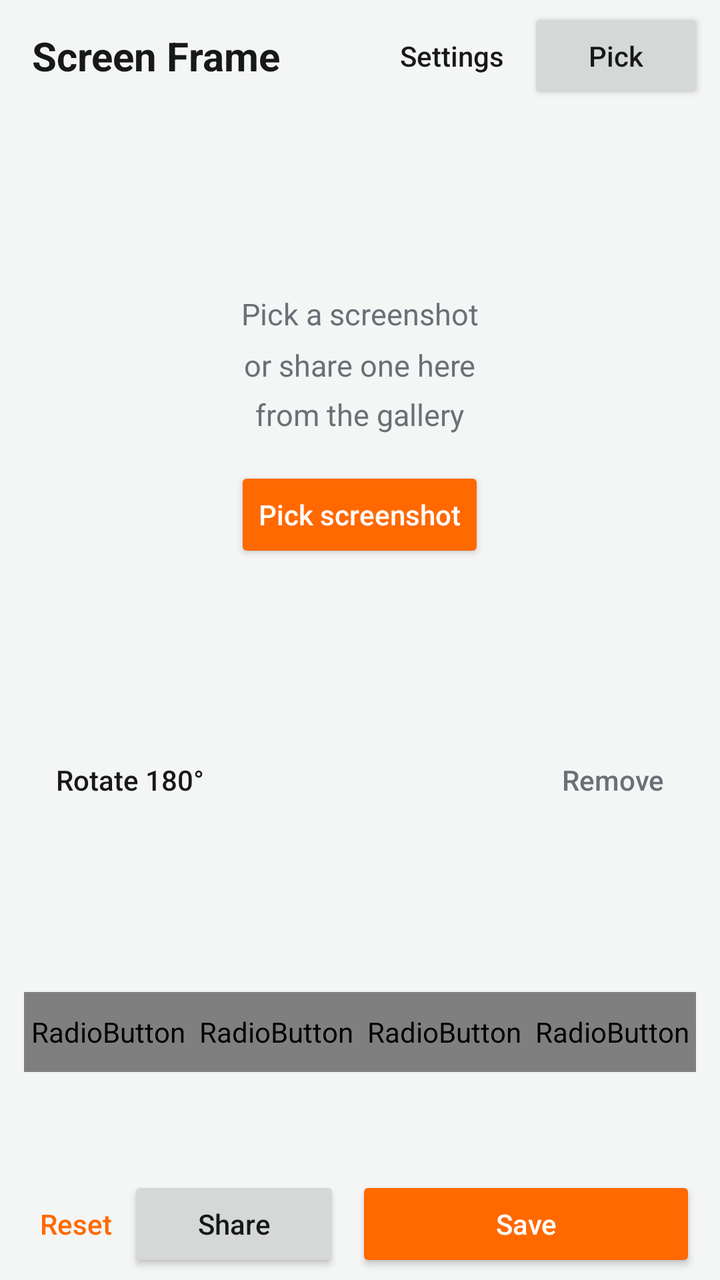
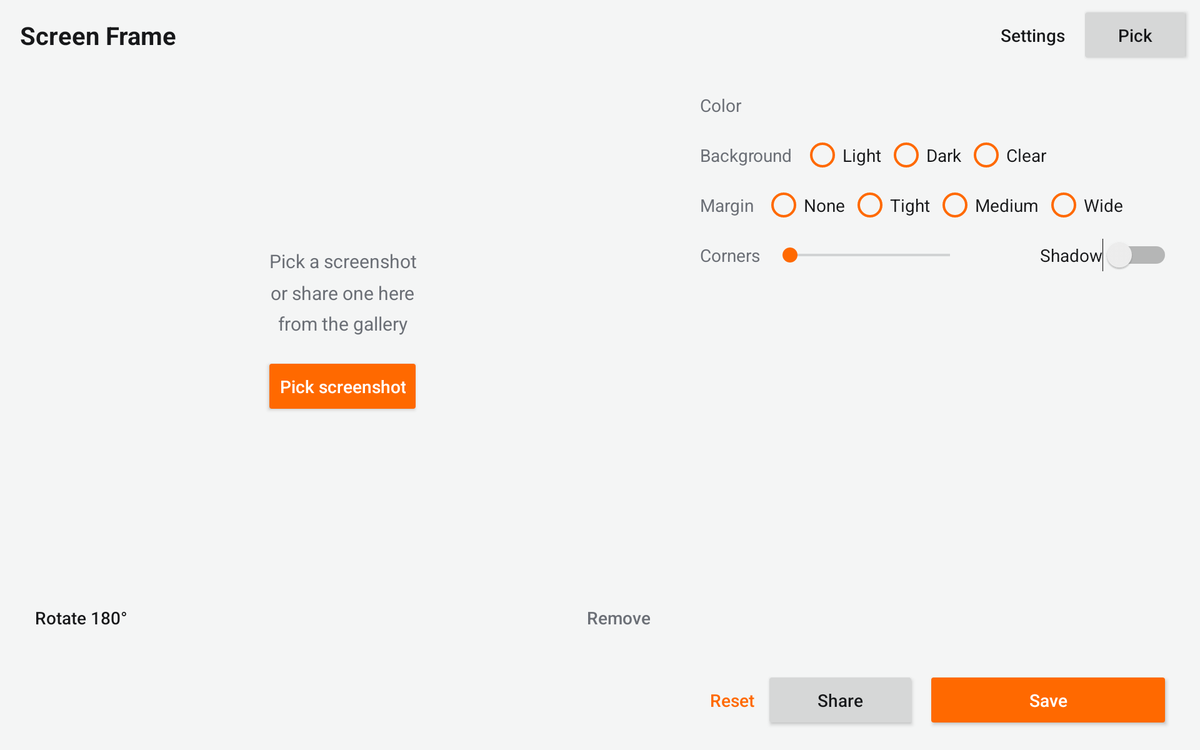

An Android layout and its configuration variant, each rendered on a device that would load it. The default file and the variant file are quoted in full after the pictures.
<!-- AndroidManifest.xml: application theme AppTheme -->
<!-- res/layout/activity_main.xml -->
<?xml version="1.0" encoding="utf-8"?>
<LinearLayout xmlns:android="http://schemas.android.com/apk/res/android"
    android:id="@+id/root"
    android:layout_width="match_parent"
    android:layout_height="match_parent"
    android:orientation="vertical">

    <include layout="@layout/top_bar" />

    <include
        layout="@layout/stage"
        android:layout_width="match_parent"
        android:layout_height="0dp"
        android:layout_weight="1" />

    <LinearLayout
        android:layout_width="match_parent"
        android:layout_height="wrap_content"
        android:background="@drawable/panel"
        android:elevation="8dp"
        android:orientation="vertical"
        android:paddingHorizontal="12dp"
        android:paddingBottom="4dp">

        <include layout="@layout/options_tabs" />

        <include layout="@layout/actions_bar" />
    </LinearLayout>
</LinearLayout>
<!-- res/layout/top_bar.xml (included above) -->
<?xml version="1.0" encoding="utf-8"?>
<LinearLayout xmlns:android="http://schemas.android.com/apk/res/android"
    android:layout_width="match_parent"
    android:layout_height="wrap_content"
    android:gravity="center_vertical"
    android:orientation="horizontal"
    android:paddingStart="16dp"
    android:paddingEnd="8dp"
    android:paddingVertical="4dp">

    <TextView
        android:layout_width="0dp"
        android:layout_height="wrap_content"
        android:layout_weight="1"
        android:ellipsize="end"
        android:maxLines="1"
        android:text="@string/title"
        android:textColor="@color/text"
        android:textSize="20sp"
        android:textStyle="bold" />

    <Button
        android:id="@+id/settings"
        style="?android:attr/borderlessButtonStyle"
        android:layout_width="wrap_content"
        android:layout_height="wrap_content"
        android:minWidth="0dp"
        android:text="@string/settings"
        android:textColor="@color/text" />

    <Button
        android:id="@+id/pick"
        android:layout_width="wrap_content"
        android:layout_height="wrap_content"
        android:text="@string/pick_short" />
</LinearLayout>
<!-- res/layout/stage.xml (included above) -->
<?xml version="1.0" encoding="utf-8"?>
<FrameLayout xmlns:android="http://schemas.android.com/apk/res/android"
    android:layout_width="match_parent"
    android:layout_height="match_parent"
    android:paddingHorizontal="12dp"
    android:paddingBottom="8dp">

    <LinearLayout
        android:layout_width="match_parent"
        android:layout_height="match_parent"
        android:background="@drawable/card"
        android:orientation="vertical"
        android:padding="8dp">

        <FrameLayout
            android:id="@+id/stage"
            android:layout_width="match_parent"
            android:layout_height="0dp"
            android:layout_weight="1">

            <ImageView
                android:id="@+id/preview"
                android:layout_width="match_parent"
                android:layout_height="match_parent"
                android:contentDescription="@string/preview_description"
                android:padding="8dp"
                android:scaleType="fitCenter" />

            <LinearLayout
                android:id="@+id/empty"
                android:layout_width="wrap_content"
                android:layout_height="wrap_content"
                android:layout_gravity="center"
                android:gravity="center_horizontal"
                android:orientation="vertical"
                android:padding="24dp">

                <TextView
                    android:layout_width="wrap_content"
                    android:layout_height="wrap_content"
                    android:gravity="center"
                    android:lineSpacingMultiplier="1.4"
                    android:text="@string/empty_hint"
                    android:textColor="@color/muted"
                    android:textSize="15sp" />

                <Button
                    android:id="@+id/empty_pick"
                    android:layout_width="wrap_content"
                    android:layout_height="wrap_content"
                    android:layout_marginTop="16dp"
                    android:backgroundTint="@color/accent"
                    android:text="@string/pick"
                    android:textColor="#FFFFFF" />
            </LinearLayout>

            <TextView
                android:id="@+id/message"
                android:layout_width="match_parent"
                android:layout_height="wrap_content"
                android:layout_gravity="center"
                android:gravity="center"
                android:lineSpacingMultiplier="1.3"
                android:padding="24dp"
                android:textColor="@color/muted"
                android:visibility="gone" />
        </FrameLayout>

        <LinearLayout
            android:id="@+id/toolbar"
            android:layout_width="match_parent"
            android:layout_height="wrap_content"
            android:gravity="center_vertical"
            android:orientation="horizontal"
            android:paddingVertical="2dp">

            <Button
                android:id="@+id/rotate"
                style="?android:attr/borderlessButtonStyle"
                android:layout_width="wrap_content"
                android:layout_height="wrap_content"
                android:minWidth="0dp"
                android:paddingHorizontal="8dp"
                android:text="@string/rotate"
                android:textColor="@color/text" />

            <Button
                android:id="@+id/screen"
                style="?android:attr/borderlessButtonStyle"
                android:layout_width="wrap_content"
                android:layout_height="wrap_content"
                android:minWidth="0dp"
                android:paddingHorizontal="8dp"
                android:textColor="@color/text" />

            <TextView
                android:id="@+id/counter"
                android:layout_width="0dp"
                android:layout_height="wrap_content"
                android:layout_weight="1"
                android:gravity="center"
                android:textColor="@color/muted"
                android:textSize="13sp" />

            <Button
                android:id="@+id/remove"
                style="?android:attr/borderlessButtonStyle"
                android:layout_width="wrap_content"
                android:layout_height="wrap_content"
                android:minWidth="0dp"
                android:paddingHorizontal="8dp"
                android:text="@string/remove"
                android:textColor="@color/muted" />
        </LinearLayout>

        <HorizontalScrollView
            android:id="@+id/thumbs_scroll"
            android:layout_width="match_parent"
            android:layout_height="wrap_content"
            android:scrollbars="none">

            <LinearLayout
                android:id="@+id/thumbs"
                android:layout_width="wrap_content"
                android:layout_height="64dp"
                android:orientation="horizontal" />
        </HorizontalScrollView>
    </LinearLayout>
</FrameLayout>
<!-- res/layout/options_tabs.xml (included above) -->
<?xml version="1.0" encoding="utf-8"?>
<LinearLayout xmlns:android="http://schemas.android.com/apk/res/android"
    android:layout_width="match_parent"
    android:layout_height="wrap_content"
    android:orientation="vertical">

    <RadioGroup
        android:id="@+id/option_tabs"
        android:layout_width="match_parent"
        android:layout_height="wrap_content"
        android:baselineAligned="false"
        android:orientation="horizontal">

        <RadioButton
            android:id="@+id/tab_finish"
            style="@style/Tab"
            android:text="@string/opt_color" />

        <RadioButton
            android:id="@+id/tab_background"
            style="@style/Tab"
            android:text="@string/opt_background" />

        <RadioButton
            android:id="@+id/tab_padding"
            style="@style/Tab"
            android:text="@string/opt_margin" />

        <RadioButton
            android:id="@+id/tab_radius"
            style="@style/Tab"
            android:text="@string/opt_corners" />
    </RadioGroup>

    <FrameLayout
        android:layout_width="match_parent"
        android:layout_height="48dp">

        <LinearLayout
            android:id="@+id/page_finish"
            style="@style/OptionPage">

            
            <HorizontalScrollView
                android:layout_width="0dp"
                android:layout_height="wrap_content"
                android:layout_weight="1"
                android:scrollbars="none">

                <RadioGroup
                    android:id="@+id/finish"
                    android:layout_width="wrap_content"
                    android:layout_height="wrap_content"
                    android:orientation="horizontal" />
            </HorizontalScrollView>
        </LinearLayout>

        <LinearLayout
            android:id="@+id/page_background"
            style="@style/OptionPage">

            
            <HorizontalScrollView
                android:layout_width="0dp"
                android:layout_height="wrap_content"
                android:layout_weight="1"
                android:scrollbars="none">

                <RadioGroup
                    android:id="@+id/background"
                    android:layout_width="wrap_content"
                    android:layout_height="wrap_content"
                    android:orientation="horizontal">

                    <RadioButton
                        android:id="@+id/bg_light"
                        style="@style/Choice"
                        android:text="@string/bg_light" />

                    <RadioButton
                        android:id="@+id/bg_dark"
                        style="@style/Choice"
                        android:text="@string/bg_dark" />

                    <RadioButton
                        android:id="@+id/bg_transparent"
                        style="@style/Choice"
                        android:text="@string/bg_transparent" />
                </RadioGroup>
            </HorizontalScrollView>
        </LinearLayout>

        <LinearLayout
            android:id="@+id/page_padding"
            style="@style/OptionPage">

            
            <HorizontalScrollView
                android:layout_width="0dp"
                android:layout_height="wrap_content"
                android:layout_weight="1"
                android:scrollbars="none">

                <RadioGroup
                    android:id="@+id/padding"
                    android:layout_width="wrap_content"
                    android:layout_height="wrap_content"
                    android:orientation="horizontal">

                    <RadioButton
                        android:id="@+id/pad_none"
                        style="@style/Choice"
                        android:text="@string/pad_none" />

                    <RadioButton
                        android:id="@+id/pad_tight"
                        style="@style/Choice"
                        android:text="@string/pad_tight" />

                    <RadioButton
                        android:id="@+id/pad_normal"
                        style="@style/Choice"
                        android:text="@string/pad_normal" />

                    <RadioButton
                        android:id="@+id/pad_loose"
                        style="@style/Choice"
                        android:text="@string/pad_loose" />
                </RadioGroup>
            </HorizontalScrollView>
        </LinearLayout>

        <LinearLayout
            android:id="@+id/page_radius"
            style="@style/OptionPage">

            <SeekBar
                android:id="@+id/radius"
                android:layout_width="0dp"
                android:layout_height="wrap_content"
                android:layout_weight="1"
                android:max="16"
                android:progressTint="@color/accent"
                android:thumbTint="@color/accent" />

            <TextView
                android:id="@+id/radius_value"
                android:layout_width="wrap_content"
                android:layout_height="wrap_content"
                android:gravity="end"
                android:maxLines="1"
                android:minWidth="44dp"
                android:textColor="@color/muted"
                android:textSize="13sp" />

            <Switch
                android:id="@+id/shadow"
                android:layout_width="wrap_content"
                android:layout_height="wrap_content"
                android:layout_marginStart="12dp"
                android:maxLines="1"
                android:text="@string/shadow"
                android:textColor="@color/text" />
        </LinearLayout>
    </FrameLayout>

</LinearLayout>
<!-- res/layout/actions_bar.xml (included above) -->
<?xml version="1.0" encoding="utf-8"?>
<LinearLayout xmlns:android="http://schemas.android.com/apk/res/android"
    android:layout_width="match_parent"
    android:layout_height="wrap_content"
    android:layout_marginTop="4dp"
    android:gravity="center_vertical"
    android:orientation="horizontal">

    <Button
        android:id="@+id/reset"
        style="?android:attr/borderlessButtonStyle"
        android:layout_width="wrap_content"
        android:layout_height="wrap_content"
        android:minWidth="0dp"
        android:paddingHorizontal="8dp"
        android:text="@string/reset"
        android:textColor="@color/accent" />

    <Button
        android:id="@+id/share"
        android:layout_width="0dp"
        android:layout_height="wrap_content"
        android:layout_weight="1"
        android:maxLines="1"
        android:text="@string/share" />

    <Button
        android:id="@+id/save"
        android:layout_width="0dp"
        android:layout_height="wrap_content"
        android:layout_marginStart="8dp"
        android:layout_weight="1.6"
        android:backgroundTint="@color/accent"
        android:maxLines="1"
        android:text="@string/save"
        android:textColor="#FFFFFF" />
</LinearLayout>
<!-- resources referenced by this layout -->
<resources>
  <color name="accent">#FF6900</color>
  <color name="muted">#6B6F76</color>
  <color name="text">#17181A</color>
  <string name="bg_dark">Dark</string>
  <string name="bg_light">Light</string>
  <string name="bg_transparent">Clear</string>
  <string name="empty_hint">Pick a screenshot\nor share one here\nfrom the gallery</string>
  <string name="opt_background">Background</string>
  <string name="opt_color">Color</string>
  <string name="opt_corners">Corners</string>
  <string name="opt_margin">Margin</string>
  <string name="pad_loose">Wide</string>
  <string name="pad_none">None</string>
  <string name="pad_normal">Medium</string>
  <string name="pad_tight">Tight</string>
  <string name="pick">Pick screenshot</string>
  <string name="pick_short">Pick</string>
  <string name="preview_description">Framed preview</string>
  <string name="remove">Remove</string>
  <string name="reset">Reset</string>
  <string name="rotate">Rotate 180°</string>
  <string name="save">Save</string>
  <string name="settings">Settings</string>
  <string name="shadow">Shadow</string>
  <string name="share">Share</string>
  <string name="title">Screen Frame</string>
  <style name="Choice">
          <item name="android:layout_width">wrap_content</item>
          <item name="android:layout_height">wrap_content</item>
          <item name="android:layout_marginEnd">4dp</item>
          <item name="android:textSize">14sp</item>
          <item name="android:maxLines">1</item>
          <item name="android:textColor">@color/text</item>
          <item name="android:buttonTint">@color/accent</item>
      </style>
  <style name="OptionPage">
          <item name="android:layout_width">match_parent</item>
          <item name="android:layout_height">match_parent</item>
          <item name="android:gravity">center_vertical</item>
          <item name="android:orientation">horizontal</item>
          <item name="android:paddingHorizontal">4dp</item>
          <item name="android:visibility">gone</item>
      </style>
  <style name="AppTheme" parent="android:Theme.Material.Light.NoActionBar">
          <item name="android:colorAccent">@color/accent</item>
          <item name="android:colorPrimary">@color/accent</item>
          <item name="android:windowBackground">@color/bg</item>
          <item name="android:textColorPrimary">@color/text</item>
          <item name="android:textColorSecondary">@color/muted</item>
          <item name="android:windowLightStatusBar">true</item>
          <item name="android:windowLightNavigationBar">true</item>
          <item name="android:textAppearanceButton">@style/ButtonText</item>
      </style>
  <!-- drawable tab_bg (drawable) -->
  <?xml version="1.0" encoding="utf-8"?>
  <selector xmlns:android="http://schemas.android.com/apk/res/android">
      <item android:state_checked="true">
          <layer-list>
              <item
                  android:width="20dp"
                  android:height="3dp"
                  android:gravity="bottom|center_horizontal">
                  <shape>
                      <solid android:color="@color/accent" />
                      <corners android:radius="2dp" />
                  </shape>
              </item>
          </layer-list>
      </item>
      <item android:drawable="@android:color/transparent" />
  </selector>
  <color name="bg">#F4F5F5</color>
  <style name="ButtonText" parent="android:TextAppearance.Material.Button">
          <item name="android:textAllCaps">false</item>
      </style>
  <!-- some entries are left out for length -->
</resources>
<!-- res/layout-w800dp-land/activity_main.xml (the repository's variant of the layout above) -->
<!-- drawn on a 7-inch tablet turned sideways -->
<?xml version="1.0" encoding="utf-8"?>
<LinearLayout xmlns:android="http://schemas.android.com/apk/res/android"
    android:id="@+id/root"
    android:layout_width="match_parent"
    android:layout_height="match_parent"
    android:orientation="vertical">

    <include layout="@layout/top_bar" />

    <LinearLayout
        android:layout_width="match_parent"
        android:layout_height="0dp"
        android:layout_weight="1"
        android:orientation="horizontal">

        <include
            layout="@layout/stage"
            android:layout_width="0dp"
            android:layout_height="match_parent"
            android:layout_weight="1" />

        
        <LinearLayout
            android:layout_width="@dimen/side_panel_width"
            android:layout_height="match_parent"
            android:layout_marginEnd="12dp"
            android:layout_marginBottom="8dp"
            android:background="@drawable/card"
            android:orientation="vertical"
            android:paddingHorizontal="12dp"
            android:paddingVertical="8dp">

            <ScrollView
                android:layout_width="match_parent"
                android:layout_height="0dp"
                android:layout_weight="1">

                <include layout="@layout/options_panel" />
            </ScrollView>

            <include layout="@layout/actions_bar" />
        </LinearLayout>
    </LinearLayout>
</LinearLayout>
<!-- res/layout/options_panel.xml (included above) -->
<?xml version="1.0" encoding="utf-8"?>
<LinearLayout xmlns:android="http://schemas.android.com/apk/res/android"
    android:layout_width="match_parent"
    android:layout_height="wrap_content"
    android:orientation="vertical">

    <LinearLayout style="@style/OptionRow">

        <TextView
            style="@style/OptionLabel"
            android:text="@string/opt_color" />

        
        <HorizontalScrollView
            android:layout_width="0dp"
            android:layout_height="wrap_content"
            android:layout_weight="1"
            android:scrollbars="none">

            <RadioGroup
                android:id="@+id/finish"
                android:layout_width="wrap_content"
                android:layout_height="wrap_content"
                android:orientation="horizontal" />
        </HorizontalScrollView>
    </LinearLayout>

    <LinearLayout style="@style/OptionRow">

        <TextView
            style="@style/OptionLabel"
            android:text="@string/opt_background" />

        
        <HorizontalScrollView
            android:layout_width="0dp"
            android:layout_height="wrap_content"
            android:layout_weight="1"
            android:scrollbars="none">

            <RadioGroup
                android:id="@+id/background"
                android:layout_width="wrap_content"
                android:layout_height="wrap_content"
                android:orientation="horizontal">

                <RadioButton
                    android:id="@+id/bg_light"
                    style="@style/Choice"
                    android:text="@string/bg_light" />

                <RadioButton
                    android:id="@+id/bg_dark"
                    style="@style/Choice"
                    android:text="@string/bg_dark" />

                <RadioButton
                    android:id="@+id/bg_transparent"
                    style="@style/Choice"
                    android:text="@string/bg_transparent" />
            </RadioGroup>
        </HorizontalScrollView>
    </LinearLayout>

    <LinearLayout style="@style/OptionRow">

        <TextView
            style="@style/OptionLabel"
            android:text="@string/opt_margin" />

        
        <HorizontalScrollView
            android:layout_width="0dp"
            android:layout_height="wrap_content"
            android:layout_weight="1"
            android:scrollbars="none">

            <RadioGroup
                android:id="@+id/padding"
                android:layout_width="wrap_content"
                android:layout_height="wrap_content"
                android:orientation="horizontal">

                <RadioButton
                    android:id="@+id/pad_none"
                    style="@style/Choice"
                    android:text="@string/pad_none" />

                <RadioButton
                    android:id="@+id/pad_tight"
                    style="@style/Choice"
                    android:text="@string/pad_tight" />

                <RadioButton
                    android:id="@+id/pad_normal"
                    style="@style/Choice"
                    android:text="@string/pad_normal" />

                <RadioButton
                    android:id="@+id/pad_loose"
                    style="@style/Choice"
                    android:text="@string/pad_loose" />
            </RadioGroup>
        </HorizontalScrollView>
    </LinearLayout>

    <LinearLayout style="@style/OptionRow">

        <TextView
            style="@style/OptionLabel"
            android:text="@string/opt_corners" />

        <SeekBar
            android:id="@+id/radius"
            android:layout_width="0dp"
            android:layout_height="wrap_content"
            android:layout_weight="1"
            android:max="16"
            android:progressTint="@color/accent"
            android:thumbTint="@color/accent" />

        <TextView
            android:id="@+id/radius_value"
            android:layout_width="wrap_content"
            android:layout_height="wrap_content"
            android:gravity="end"
            android:maxLines="1"
            android:minWidth="44dp"
            android:textColor="@color/muted"
            android:textSize="13sp" />

        <Switch
            android:id="@+id/shadow"
            android:layout_width="wrap_content"
            android:layout_height="wrap_content"
            android:layout_marginStart="12dp"
            android:maxLines="1"
            android:text="@string/shadow"
            android:textColor="@color/text" />
    </LinearLayout>
</LinearLayout>
<!-- resources referenced by the variant -->
<!-- as a 7-inch tablet turned sideways resolves them -->
<resources>
  <color name="accent">#FF6900</color>
  <color name="muted">#6B6F76</color>
  <color name="text">#17181A</color>
  <!-- from res/values-w800dp/ -->
  <dimen name="side_panel_width">400dp</dimen>
  <string name="bg_dark">Dark</string>
  <string name="bg_light">Light</string>
  <string name="bg_transparent">Clear</string>
  <string name="empty_hint">Pick a screenshot\nor share one here\nfrom the gallery</string>
  <string name="opt_background">Background</string>
  <string name="opt_color">Color</string>
  <string name="opt_corners">Corners</string>
  <string name="opt_margin">Margin</string>
  <string name="pad_loose">Wide</string>
  <string name="pad_none">None</string>
  <string name="pad_normal">Medium</string>
  <string name="pad_tight">Tight</string>
  <string name="pick">Pick screenshot</string>
  <string name="pick_short">Pick</string>
  <string name="preview_description">Framed preview</string>
  <string name="remove">Remove</string>
  <string name="reset">Reset</string>
  <string name="rotate">Rotate 180°</string>
  <string name="save">Save</string>
  <string name="settings">Settings</string>
  <string name="shadow">Shadow</string>
  <string name="share">Share</string>
  <string name="title">Screen Frame</string>
  <style name="Choice">
          <item name="android:layout_width">wrap_content</item>
          <item name="android:layout_height">wrap_content</item>
          <item name="android:layout_marginEnd">4dp</item>
          <item name="android:textSize">14sp</item>
          <item name="android:maxLines">1</item>
          <item name="android:textColor">@color/text</item>
          <item name="android:buttonTint">@color/accent</item>
      </style>
  <style name="OptionLabel">
          <item name="android:layout_width">wrap_content</item>
          <item name="android:minWidth">40dp</item>
          <item name="android:layout_marginEnd">8dp</item>
          <item name="android:maxLines">1</item>
          <item name="android:layout_height">wrap_content</item>
          <item name="android:textColor">@color/muted</item>
          <item name="android:textSize">14sp</item>
      </style>
  <style name="OptionRow">
          <item name="android:layout_width">match_parent</item>
          <item name="android:layout_height">wrap_content</item>
          <item name="android:gravity">center_vertical</item>
          <item name="android:orientation">horizontal</item>
          <item name="android:minHeight">40dp</item>
      </style>
  <style name="AppTheme" parent="android:Theme.Material.Light.NoActionBar">
          <item name="android:colorAccent">@color/accent</item>
          <item name="android:colorPrimary">@color/accent</item>
          <item name="android:windowBackground">@color/bg</item>
          <item name="android:textColorPrimary">@color/text</item>
          <item name="android:textColorSecondary">@color/muted</item>
          <item name="android:windowLightStatusBar">true</item>
          <item name="android:windowLightNavigationBar">true</item>
          <item name="android:textAppearanceButton">@style/ButtonText</item>
      </style>
  <color name="bg">#F4F5F5</color>
  <style name="ButtonText" parent="android:TextAppearance.Material.Button">
          <item name="android:textAllCaps">false</item>
      </style>
</resources>
